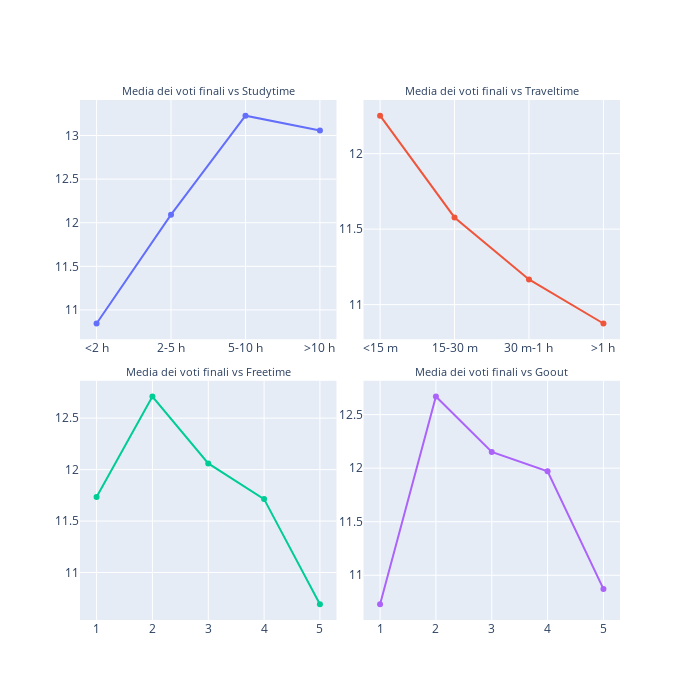

The cell this chart's notebook holds for it:
### Code cell
#import plotly.graph_objects as go
from plotly.subplots import make_subplots


time_management_columns = ['studytime', 'traveltime', 'freetime', 'goout']

# Etichette personalizzate per studytime e traveltime
studytime_labels = ['<2 h', '2-5 h', '5-10 h', '>10 h']
traveltime_labels = ['<15 m', '15-30 m', '30 m-1 h', '>1 h']

# Crea una figura con una griglia 2x2
fig = make_subplots(
    rows=2, cols=2,
    subplot_titles=[
        'Media dei voti finali vs Studytime',
        'Media dei voti finali vs Traveltime',
        'Media dei voti finali vs Freetime',
        'Media dei voti finali vs Goout'
    ],
    horizontal_spacing=0.05, 
    vertical_spacing=0.08
)

# Mappa degli assi per facilitare il posizionamento
axes_map = {
    'studytime': (1, 1),
    'traveltime': (1, 2),
    'freetime': (2, 1),
    'goout': (2, 2)
}

# Genera i grafici per ciascuna colonna di gestione del tempo
for col in time_management_columns:
    mean_scores = por.groupby(col)["G3"].mean()
    labels = mean_scores.index

    if col == 'studytime':
        labels = studytime_labels
    elif col == 'traveltime':
        labels = traveltime_labels

    row, col_num = axes_map[col]

    fig.add_trace(go.Scatter(
        x=labels,
        y=mean_scores.values,
        mode='lines+markers',
        name=col.capitalize(),
        text=[f'Media: {val:.2f}' for val in mean_scores.values],
        hoverinfo='text+x'
    ), row=row, col=col_num)

# Aggiorna il layout del grafico
fig.update_layout(
    #title='Media dei voti finali rispetto alla gestione del tempo',
    height=700,
    width=700,
    showlegend=False
)

# Modifica le annotazioni dei titoli dei subplot per ridurre la dimensione dei caratteri
for annotation in fig['layout']['annotations']:
    annotation['font'] = {'size': 11}  # Riduci la dimensione del font a 10

fig.show()

### Figure 1 — Plotly figure (JSON) as saved in the notebook; plotly's stock layout.template omitted (floating-point values rounded to 4 significant figures)
{"data": [{"hoverinfo": "text+x", "mode": "lines+markers", "name": "Studytime", "text": ["Media: 10.84", "Media: 12.09", "Media: 13.23", "Media: 13.06"], "type": "scatter", "x": ["<2 h", "2-5 h", "5-10 h", ">10 h"], "xaxis": "x", "y": [10.84, 12.09, 13.23, 13.06], "yaxis": "y"}, {"hoverinfo": "text+x", "mode": "lines+markers", "name": "Traveltime", "text": ["Media: 12.25", "Media: 11.58", "Media: 11.17", "Media: 10.88"], "type": "scatter", "x": ["<15 m", "15-30 m", "30 m-1 h", ">1 h"], "xaxis": "x2", "y": [12.25, 11.58, 11.17, 10.88], "yaxis": "y2"}, {"hoverinfo": "text+x", "mode": "lines+markers", "name": "Freetime", "text": ["Media: 11.73", "Media: 12.71", "Media: 12.06", "Media: 11.71", "Media: 10.69"], "type": "scatter", "x": [1, 2, 3, 4, 5], "xaxis": "x3", "y": [11.73, 12.71, 12.06, 11.71, 10.69], "yaxis": "y3"}, {"hoverinfo": "text+x", "mode": "lines+markers", "name": "Goout", "text": ["Media: 10.73", "Media: 12.67", "Media: 12.15", "Media: 11.97", "Media: 10.87"], "type": "scatter", "x": [1, 2, 3, 4, 5], "xaxis": "x4", "y": [10.73, 12.67, 12.15, 11.97, 10.87], "yaxis": "y4"}], "layout": {"annotations": [{"font": {"size": 11}, "showarrow": false, "text": "Media dei voti finali vs Studytime", "x": 0.2375, "xanchor": "center", "xref": "paper", "y": 1, "yanchor": "bottom", "yref": "paper"}, {"font": {"size": 11}, "showarrow": false, "text": "Media dei voti finali vs Traveltime", "x": 0.7625, "xanchor": "center", "xref": "paper", "y": 1, "yanchor": "bottom", "yref": "paper"}, {"font": {"size": 11}, "showarrow": false, "text": "Media dei voti finali vs Freetime", "x": 0.2375, "xanchor": "center", "xref": "paper", "y": 0.46, "yanchor": "bottom", "yref": "paper"}, {"font": {"size": 11}, "showarrow": false, "text": "Media dei voti finali vs Goout", "x": 0.7625, "xanchor": "center", "xref": "paper", "y": 0.46, "yanchor": "bottom", "yref": "paper"}], "height": 700, "showlegend": false, "width": 700, "xaxis": {"anchor": "y", "domain": [0, 0.475]}, "xaxis2": {"anchor": "y2", "domain": [0.525, 1]}, "xaxis3": {"anchor": "y3", "domain": [0, 0.475]}, "xaxis4": {"anchor": "y4", "domain": [0.525, 1]}, "yaxis": {"anchor": "x", "domain": [0.54, 1]}, "yaxis2": {"anchor": "x2", "domain": [0.54, 1]}, "yaxis3": {"anchor": "x3", "domain": [0, 0.46]}, "yaxis4": {"anchor": "x4", "domain": [0, 0.46]}}}
